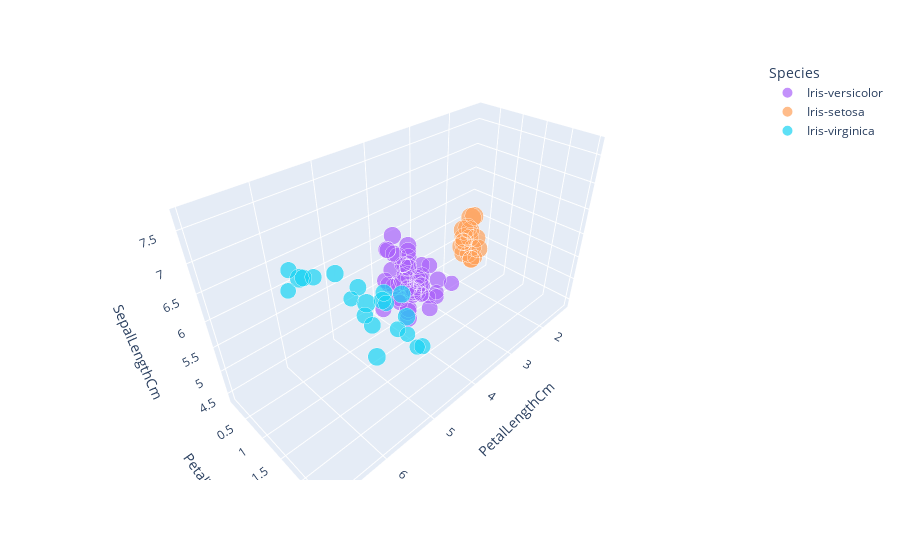

Write notebook code for a chart like this one.
### Code cell
#Version que si sirve
n=90
poissonsampler_df=samplerPoisson(n,df)
plot3D(poissonsampler_df,'PetalLengthCm','PetalWidthCm','SepalLengthCm',size='SepalWidthCm',color='Species')

### Figure 1 — Plotly figure (JSON) as saved in the notebook; plotly's stock layout.template omitted (floating-point values rounded to 4 significant figures)
{"data": [{"hovertemplate": "Species=Iris-versicolor<br>PetalLengthCm=%{x}<br>PetalWidthCm=%{y}<br>SepalLengthCm=%{z}<br>SepalWidthCm=%{marker.size}<extra></extra>", "legendgroup": "Iris-versicolor", "marker": {"color": "#ab63fa", "size": [2.4, 2.5, 3.2, 3, 2.9, 2.7, 2.9, 2.9, 2.6, 2.7, 3, 2.4, 2.8, 3, 2.8, 3, 3, 2.6, 3, 2.2, 3, 2.2, 3.1, 2.5, 2.8, 2.7, 3.3, 3.4, 2.3, 3.2, 2.3, 2.9, 3.1, 2.5, 2.9, 2.8, 2.9, 2, 2.8, 2.7, 2.3, 2.4, 3, 2.8, 3.2, 2.5, 2.6, 3.1, 2.7, 2.9], "sizemode": "area", "sizeref": 0.0105, "symbol": "circle"}, "mode": "markers", "name": "Iris-versicolor", "scene": "scene", "showlegend": true, "type": "scatter3d", "x": [3.7, 4.9, 4.8, 4.6, 4.3, 3.9, 3.6, 4.5, 3.5, 5.1, 4.2, 3.3, 4, 4.5, 4.7, 4.4, 4.2, 4.4, 4.5, 4, 4.1, 4.5, 4.7, 3.9, 4.6, 3.9, 4.7, 4.5, 3.3, 4.5, 4.4, 4.7, 4.4, 4, 4.2, 4.8, 4.3, 3.5, 4.5, 4.2, 4, 3.8, 5, 4.1, 4.7, 3, 4, 4.9, 4.1, 4.6], "y": [1, 1.5, 1.8, 1.4, 1.3, 1.4, 1.3, 1.5, 1, 1.6, 1.5, 1, 1.3, 1.5, 1.2, 1.4, 1.2, 1.2, 1.5, 1, 1.3, 1.5, 1.5, 1.1, 1.5, 1.2, 1.6, 1.6, 1, 1.5, 1.3, 1.4, 1.4, 1.3, 1.3, 1.4, 1.3, 1, 1.3, 1.3, 1.3, 1.1, 1.7, 1.3, 1.4, 1.1, 1.2, 1.5, 1, 1.3], "z": [5.5, 6.3, 5.9, 6.1, 6.4, 5.2, 5.6, 6, 5.7, 6, 5.9, 4.9, 6.1, 5.4, 6.1, 6.6, 5.7, 5.5, 5.6, 6, 5.6, 6.2, 6.7, 5.6, 6.5, 5.8, 6.3, 6, 5, 6.4, 6.3, 6.1, 6.7, 5.5, 5.7, 6.8, 6.2, 5, 5.7, 5.6, 5.5, 5.5, 6.7, 5.7, 7, 5.1, 5.8, 6.9, 5.8, 6.6]}, {"hovertemplate": "Species=Iris-setosa<br>PetalLengthCm=%{x}<br>PetalWidthCm=%{y}<br>SepalLengthCm=%{z}<br>SepalWidthCm=%{marker.size}<extra></extra>", "legendgroup": "Iris-setosa", "marker": {"color": "#FFA15A", "size": [3.5, 3.8, 2.3, 3.7, 3, 3.5, 3.3, 3.1, 3.2, 3.2, 3.8, 4.2, 3.5, 3, 3.4, 4.1, 3, 3.2, 3.1], "sizemode": "area", "sizeref": 0.0105, "symbol": "circle"}, "mode": "markers", "name": "Iris-setosa", "scene": "scene", "showlegend": true, "type": "scatter3d", "x": [1.3, 1.6, 1.3, 1.5, 1.3, 1.6, 1.4, 1.5, 1.3, 1.4, 1.9, 1.4, 1.3, 1.6, 1.4, 1.5, 1.4, 1.6, 1.5], "y": [0.3, 0.2, 0.3, 0.2, 0.2, 0.6, 0.2, 0.1, 0.2, 0.2, 0.4, 0.2, 0.2, 0.2, 0.2, 0.1, 0.3, 0.2, 0.1], "z": [5, 5.1, 4.5, 5.3, 4.4, 5, 5, 4.9, 4.4, 4.6, 5.1, 5.5, 5.5, 5, 5.2, 5.2, 4.8, 4.7, 4.9]}, {"hovertemplate": "Species=Iris-virginica<br>PetalLengthCm=%{x}<br>PetalWidthCm=%{y}<br>SepalLengthCm=%{z}<br>SepalWidthCm=%{marker.size}<extra></extra>", "legendgroup": "Iris-virginica", "marker": {"color": "#19d3f3", "size": [2.5, 3, 2.7, 3, 2.9, 3.6, 2.5, 3.3, 3.2, 2.8, 2.5, 2.9, 3, 2.8, 3.2, 2.7, 3, 3.2, 3.2, 3.8, 2.6], "sizemode": "area", "sizeref": 0.0105, "symbol": "circle"}, "mode": "markers", "name": "Iris-virginica", "scene": "scene", "showlegend": true, "type": "scatter3d", "x": [5.8, 5.9, 5.3, 5.5, 6.3, 6.1, 4.5, 6, 5.3, 5.1, 5, 5.6, 5.8, 6.7, 5.1, 5.1, 6.6, 5.7, 6, 6.7, 6.9], "y": [1.8, 2.1, 1.9, 2.1, 1.8, 2.5, 1.7, 2.5, 2.3, 2.4, 2, 1.8, 2.2, 2, 2, 1.9, 2.1, 2.3, 1.8, 2.2, 2.3], "z": [6.7, 7.1, 6.4, 6.8, 7.3, 7.2, 4.9, 6.3, 6.4, 5.8, 5.7, 6.3, 6.5, 7.7, 6.5, 5.8, 7.6, 6.9, 7.2, 7.7, 7.7]}], "layout": {"legend": {"itemsizing": "constant", "title": {"text": "Species"}, "tracegroupgap": 0}, "margin": {"t": 60}, "scene": {"domain": {"x": [0, 1], "y": [0, 1]}, "xaxis": {"title": {"text": "PetalLengthCm"}}, "yaxis": {"title": {"text": "PetalWidthCm"}}, "zaxis": {"title": {"text": "SepalLengthCm"}}}}}
